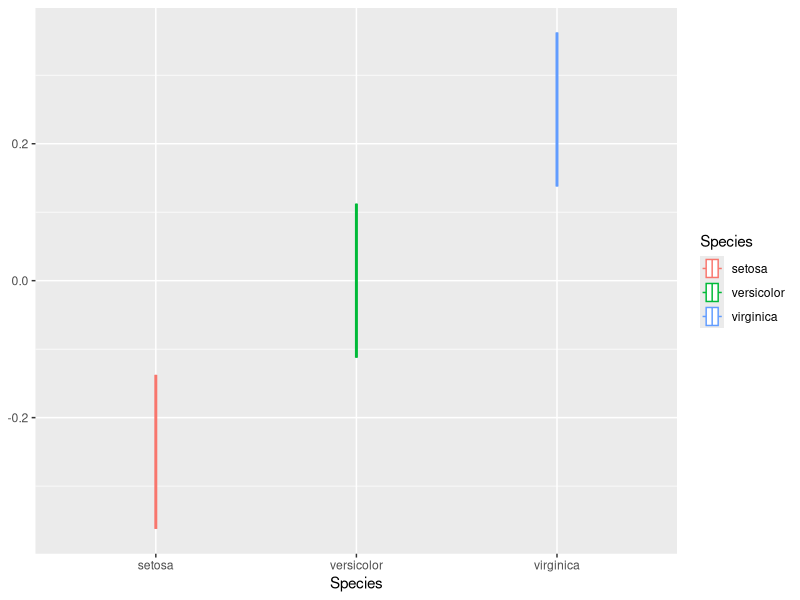
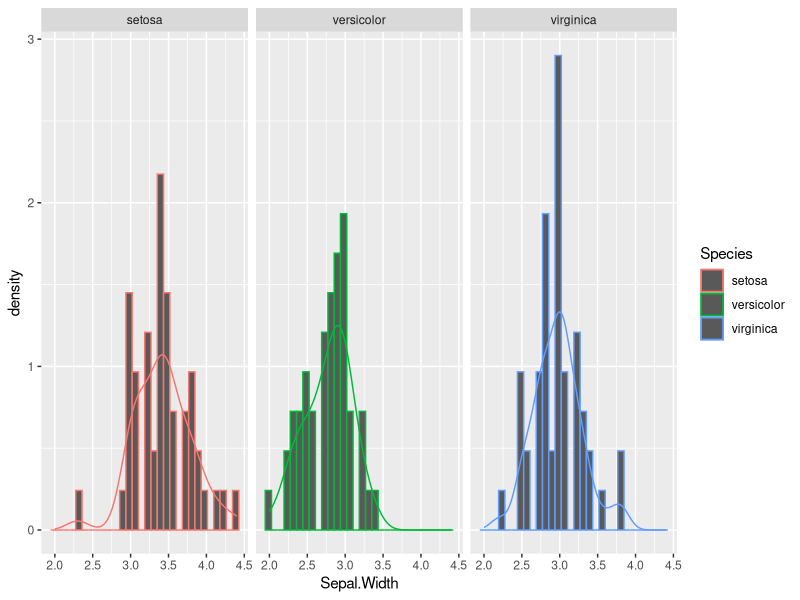

Recreate these plots in R, in order.
## ---- chunk 1
library(dplyr)
library(ggplot2)
## ---- chunk 2
knitr::kable(iris %>% sample_n(10))
## ---- chunk 3
iris %>% 
  ggplot(aes(x=Species, Y=Sepal.Width, color=Species)) + 
  geom_boxplot()
## ---- chunk 4
iris %>%
  ggplot(aes(x=Sepal.Width, 
             y=..density.., 
             color=Species)) + 
  geom_histogram() +
  geom_density()+
  facet_wrap(.~Species)
